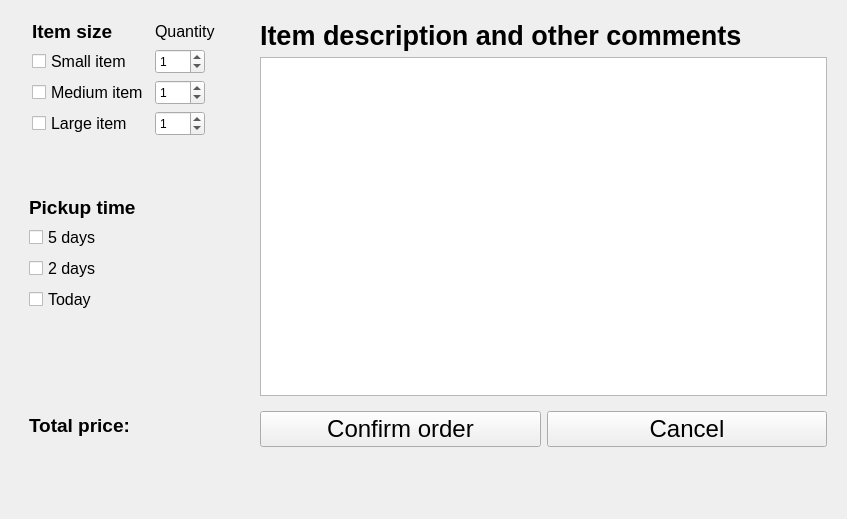
<?xml version="1.0" encoding="UTF-8"?>
<ui version="4.0">
 <class>ExtraPickupWindow</class>
 <widget class="QWidget" name="ExtraPickupWindow">
  <property name="geometry">
   <rect>
    <x>0</x>
    <y>0</y>
    <width>847</width>
    <height>519</height>
   </rect>
  </property>
  <property name="maximumSize">
   <size>
    <width>2000</width>
    <height>2000</height>
   </size>
  </property>
  <property name="windowTitle">
   <string>Form</string>
  </property>
  <layout class="QHBoxLayout" name="horizontalLayout">
   <item>
    <widget class="QWidget" name="widget" native="true">
     <layout class="QVBoxLayout" name="verticalLayout">
      <property name="topMargin">
       <number>0</number>
      </property>
      <item>
       <widget class="QWidget" name="widget_7" native="true">
        <property name="layoutDirection">
         <enum>Qt::LeftToRight</enum>
        </property>
        <layout class="QVBoxLayout" name="verticalLayout_4" stretch="0,0">
         <property name="leftMargin">
          <number>12</number>
         </property>
         <property name="topMargin">
          <number>0</number>
         </property>
         <property name="rightMargin">
          <number>12</number>
         </property>
         <property name="bottomMargin">
          <number>12</number>
         </property>
         <item>
          <widget class="QWidget" name="widget_2" native="true">
           <property name="maximumSize">
            <size>
             <width>225</width>
             <height>225</height>
            </size>
           </property>
           <property name="layoutDirection">
            <enum>Qt::LeftToRight</enum>
           </property>
           <property name="autoFillBackground">
            <bool>false</bool>
           </property>
           <layout class="QGridLayout" name="gridLayout">
            <property name="leftMargin">
             <number>0</number>
            </property>
            <item row="5" column="1">
             <widget class="QSpinBox" name="spinBox_2">
              <property name="maximumSize">
               <size>
                <width>50</width>
                <height>50</height>
               </size>
              </property>
              <property name="value">
               <number>1</number>
              </property>
             </widget>
            </item>
            <item row="7" column="1">
             <widget class="QSpinBox" name="spinBox_3">
              <property name="maximumSize">
               <size>
                <width>50</width>
                <height>50</height>
               </size>
              </property>
              <property name="value">
               <number>1</number>
              </property>
             </widget>
            </item>
            <item row="3" column="1">
             <widget class="QSpinBox" name="spinBox">
              <property name="maximumSize">
               <size>
                <width>50</width>
                <height>50</height>
               </size>
              </property>
              <property name="value">
               <number>1</number>
              </property>
             </widget>
            </item>
            <item row="1" column="1">
             <widget class="QLabel" name="label_5">
              <property name="font">
               <font>
                <pointsize>12</pointsize>
                <italic>false</italic>
               </font>
              </property>
              <property name="text">
               <string>Quantity</string>
              </property>
             </widget>
            </item>
            <item row="7" column="0">
             <widget class="QCheckBox" name="itemBigCheckBox">
              <property name="maximumSize">
               <size>
                <width>100</width>
                <height>16777215</height>
               </size>
              </property>
              <property name="font">
               <font>
                <pointsize>12</pointsize>
               </font>
              </property>
              <property name="text">
               <string>Large item</string>
              </property>
             </widget>
            </item>
            <item row="5" column="0">
             <widget class="QCheckBox" name="itemMediumCheckBox">
              <property name="maximumSize">
               <size>
                <width>125</width>
                <height>16777215</height>
               </size>
              </property>
              <property name="font">
               <font>
                <pointsize>12</pointsize>
               </font>
              </property>
              <property name="text">
               <string>Medium item</string>
              </property>
             </widget>
            </item>
            <item row="3" column="0">
             <widget class="QCheckBox" name="itemSmallCheckBox">
              <property name="maximumSize">
               <size>
                <width>100</width>
                <height>16777215</height>
               </size>
              </property>
              <property name="font">
               <font>
                <pointsize>12</pointsize>
               </font>
              </property>
              <property name="toolTip">
               <string/>
              </property>
              <property name="text">
               <string>Small item</string>
              </property>
             </widget>
            </item>
            <item row="1" column="0">
             <widget class="QLabel" name="extrapickupSizeLabel">
              <property name="font">
               <font>
                <pointsize>14</pointsize>
                <weight>75</weight>
                <bold>true</bold>
               </font>
              </property>
              <property name="text">
               <string>Item size</string>
              </property>
             </widget>
            </item>
           </layout>
          </widget>
         </item>
         <item>
          <widget class="QLabel" name="priceLabel">
           <property name="font">
            <font>
             <pointsize>12</pointsize>
            </font>
           </property>
           <property name="text">
            <string/>
           </property>
          </widget>
         </item>
        </layout>
       </widget>
      </item>
      <item>
       <widget class="QWidget" name="widget_3" native="true">
        <layout class="QVBoxLayout" name="verticalLayout_3">
         <item>
          <widget class="QLabel" name="extrapickupSizeLabel_2">
           <property name="font">
            <font>
             <pointsize>14</pointsize>
             <weight>75</weight>
             <bold>true</bold>
            </font>
           </property>
           <property name="text">
            <string>Pickup time</string>
           </property>
          </widget>
         </item>
         <item>
          <widget class="QCheckBox" name="time5CheckBox">
           <property name="font">
            <font>
             <pointsize>12</pointsize>
            </font>
           </property>
           <property name="text">
            <string>5 days</string>
           </property>
          </widget>
         </item>
         <item>
          <widget class="QCheckBox" name="time2CheckBox">
           <property name="font">
            <font>
             <pointsize>12</pointsize>
            </font>
           </property>
           <property name="text">
            <string>2 days</string>
           </property>
          </widget>
         </item>
         <item>
          <widget class="QCheckBox" name="time1CheckBox">
           <property name="font">
            <font>
             <pointsize>12</pointsize>
            </font>
           </property>
           <property name="text">
            <string>Today</string>
           </property>
          </widget>
         </item>
         <item>
          <widget class="QLabel" name="timeLabel">
           <property name="font">
            <font>
             <pointsize>12</pointsize>
            </font>
           </property>
           <property name="text">
            <string/>
           </property>
          </widget>
         </item>
        </layout>
       </widget>
      </item>
      <item>
       <widget class="QWidget" name="widget_6" native="true">
        <layout class="QHBoxLayout" name="horizontalLayout_5">
         <item>
          <widget class="QLabel" name="label">
           <property name="font">
            <font>
             <pointsize>14</pointsize>
             <weight>75</weight>
             <bold>true</bold>
            </font>
           </property>
           <property name="text">
            <string>Total price:</string>
           </property>
          </widget>
         </item>
         <item>
          <widget class="QLabel" name="totalPriceLabel">
           <property name="font">
            <font>
             <pointsize>14</pointsize>
             <weight>50</weight>
             <bold>false</bold>
            </font>
           </property>
           <property name="text">
            <string/>
           </property>
          </widget>
         </item>
        </layout>
       </widget>
      </item>
     </layout>
    </widget>
   </item>
   <item>
    <widget class="QWidget" name="widget_8" native="true">
     <layout class="QVBoxLayout" name="verticalLayout_5">
      <item>
       <widget class="QLabel" name="extrapickupCommentLabel">
        <property name="font">
         <font>
          <pointsize>20</pointsize>
          <weight>75</weight>
          <bold>true</bold>
         </font>
        </property>
        <property name="text">
         <string>Item description and other comments</string>
        </property>
       </widget>
      </item>
      <item>
       <widget class="QTextEdit" name="extrapickupCommentText"/>
      </item>
      <item>
       <widget class="QWidget" name="widget_5" native="true">
        <layout class="QHBoxLayout" name="horizontalLayout_3">
         <property name="leftMargin">
          <number>0</number>
         </property>
         <property name="rightMargin">
          <number>0</number>
         </property>
         <item>
          <widget class="QPushButton" name="extrapickupConfirmButton">
           <property name="font">
            <font>
             <pointsize>18</pointsize>
            </font>
           </property>
           <property name="text">
            <string>Confirm order</string>
           </property>
          </widget>
         </item>
         <item>
          <widget class="QPushButton" name="pushButton_2">
           <property name="font">
            <font>
             <pointsize>18</pointsize>
            </font>
           </property>
           <property name="text">
            <string>Cancel</string>
           </property>
          </widget>
         </item>
        </layout>
       </widget>
      </item>
      <item>
       <widget class="QLabel" name="extraPickUpUOutputLabel">
        <property name="font">
         <font>
          <pointsize>24</pointsize>
          <weight>75</weight>
          <bold>true</bold>
         </font>
        </property>
        <property name="text">
         <string/>
        </property>
       </widget>
      </item>
     </layout>
    </widget>
   </item>
  </layout>
 </widget>
 <resources/>
 <connections/>
</ui>
